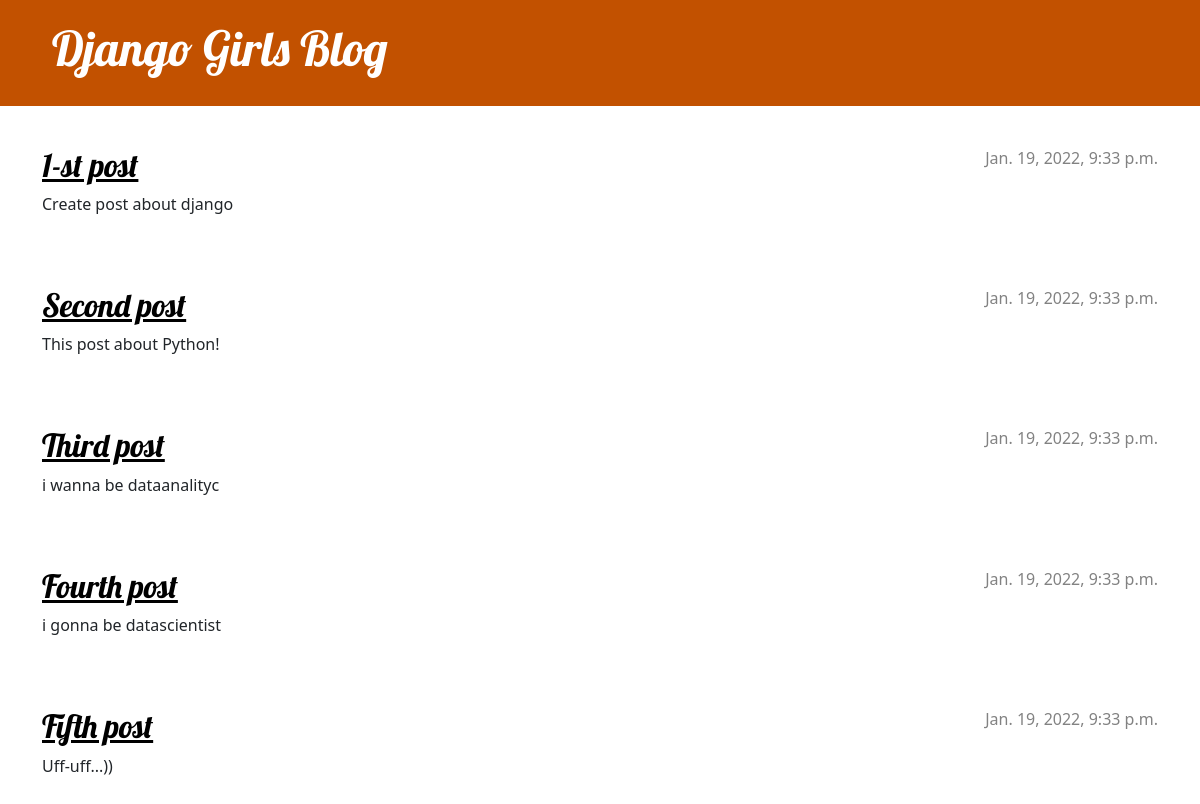
The app's page /, older data.
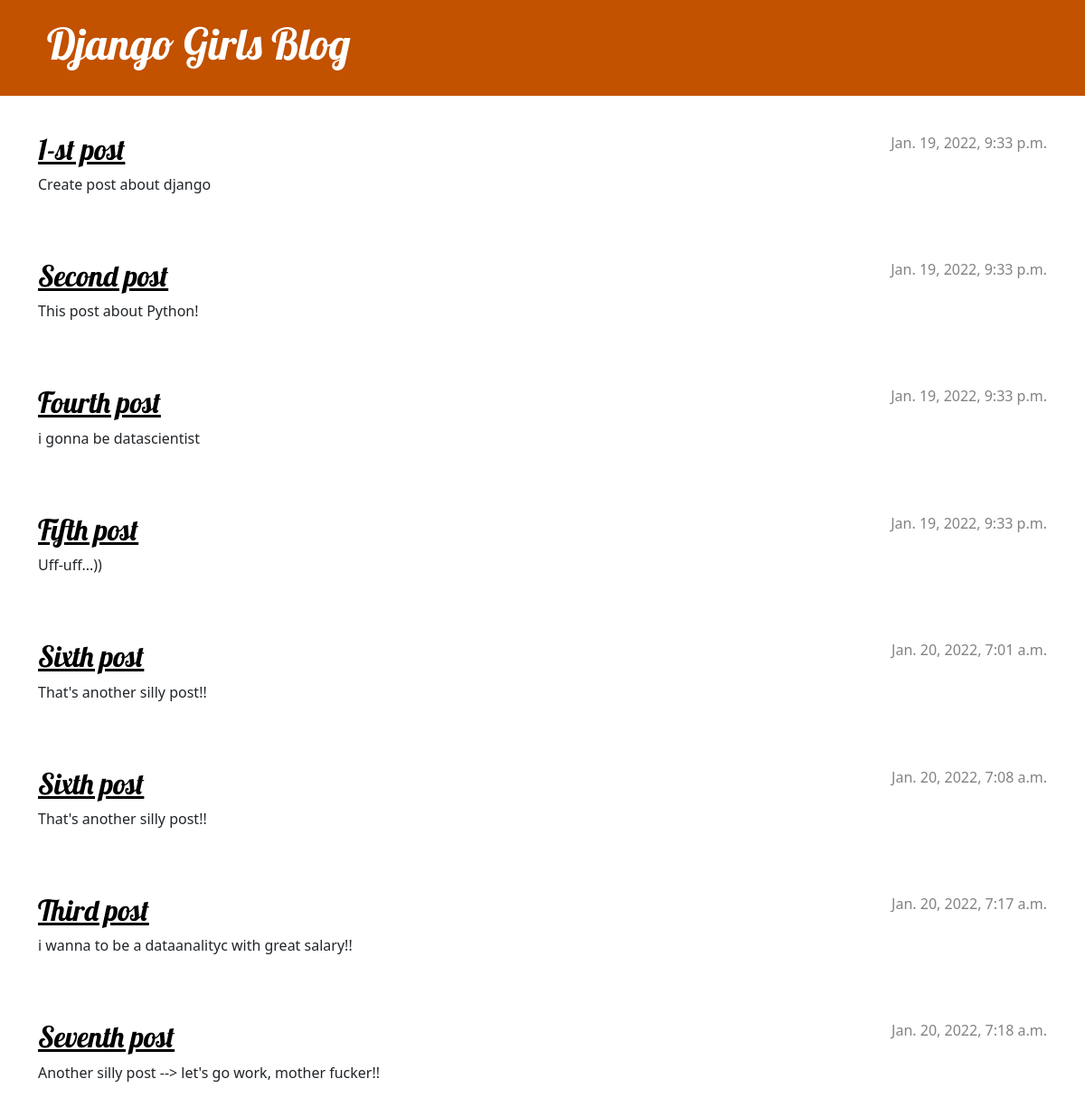
The same page, newer data.
### blog/models.py (models this page shows, shortened)
class Post(models.Model):
    author = models.ForeignKey(settings.AUTH_USER_MODEL, on_delete=models.CASCADE)
    title = models.CharField(max_length=200)
    text = models.TextField()
    created_date = models.DateTimeField(default=timezone.now)
    published_date = models.DateTimeField(blank=True, null=True)

### blog/views.py (the view)
# urls.py: path('', views.post_list, name='post_list'),
def post_list(request):
    posts = Post.objects.filter(published_date__lte=timezone.now()).order_by('published_date')
    return render(request, 'blog/post_list.html', {'posts': posts})

### blog/templates/blog/post_list.html
{% extends 'blog/base.html' %}
{% block content %}
    {% for post in posts %}
        <article class="post">
            <time class="date">
                {{ post.published_date }}
            </time>
            <h2><a href="">{{ post.title }}</a></h2>
            <p>{{ post.text|linebreaksbr }}</p>
        </article>
    {% endfor %}
{% endblock %}

### blog/templates/blog/base.html (shortened to what this page needs)
{% load static %}
<!DOCTYPE html>
<html>
    <head>
        <link rel="stylesheet" href="https://cdn.jsdelivr.net/npm/bootstrap@5.1.3/dist/css/bootstrap.min.css">
        <link rel="stylesheet" href="{% static 'css/blog.css' %}">
    </head>
    <body>
    <header class="page-header">
      <div class="container">
          <h1><a href="/">Django Girls Blog</a></h1>
      </div>
    </header>
    <main class="container">
        <div class="row">
            <div class="col">
            {% block content %}
            {% endblock %}
            </div>
        </div>
    </main>
</body>
</html>

### blog/static/css/blog.css (style rules this page uses)
.page-header { background-color: #C25100; margin-top: 0; margin-bottom: 40px; padding: 20px 20px 20px 40px; }
.page-header h1, .page-header h1 a, .page-header h1 a:visited, .page-header h1 a:active { color: #ffffff; font-size: 36pt; text-decoration: none; }
h1, h2, h3, h4 { font-family: 'Lobster', cursive; }
.date { color: #828282; }
.post { margin-bottom: 70px; }
.post h2 a, .post h2 a:visited { color: #000000; }
.post > .date, .post > .actions { float: right; }

Row changes from the older to the newer data that the page shows:
added Post: published_date "Jan. 20, 2022, 7:01 a.m.", title "Sixth post", text "That's another silly post!!"
added Post: published_date "Jan. 20, 2022, 7:08 a.m.", title "Sixth post", text "That's another silly post!!"
changed Post "Third post": published_date "Jan. 19, 2022, 9:33 p.m." → "Jan. 20, 2022, 7:17 a.m."; text "i wanna be dataanalityc" → "i wanna to be a dataanalityc with great salary!!"; moves down the list
added Post: published_date "Jan. 20, 2022, 7:18 a.m.", title "Seventh post", text "Another silly post --> let's go work, mother fucker!!"
